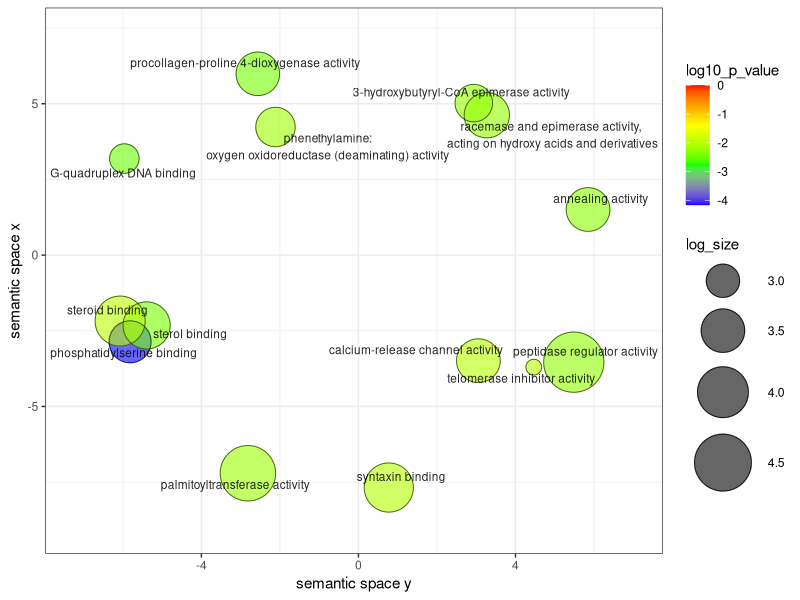
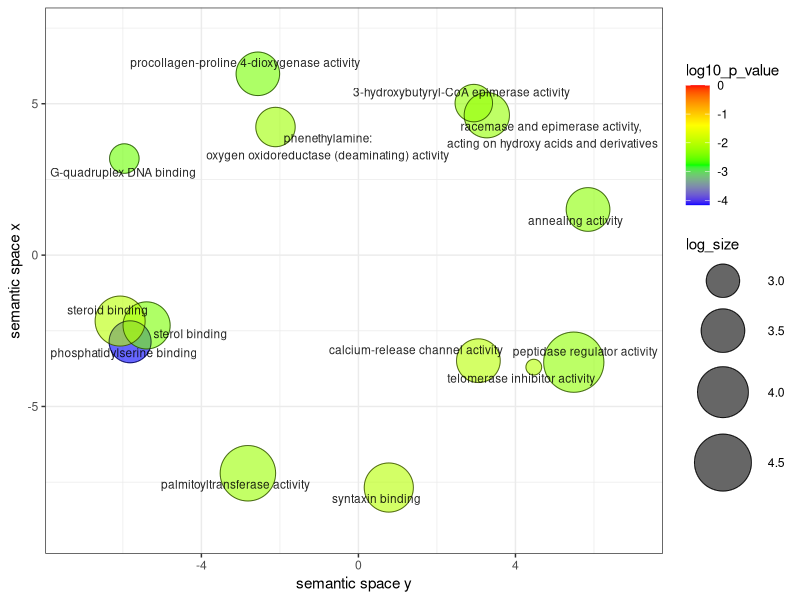

Recreate these plots in R, in order.
# A plotting R script produced by the Revigo server at http://revigo.irb.hr/
# If you found Revigo useful in your work, please cite the following reference:
# Supek F et al. "REVIGO summarizes and visualizes long lists of Gene Ontology
# terms" PLoS ONE 2011. doi:10.1371/journal.pone.0021800
# http://revigo.irb.hr/Results.aspx?jobid=1947760782
# --------------------------------------------------------------------------
# If you don't have the ggplot2 package installed, uncomment the following line:
# install.packages( "ggplot2" );
library( ggplot2 );
library(ggrepel)
# --------------------------------------------------------------------------
# If you don't have the scales package installed, uncomment the following line:
# install.packages( "scales" );
library( scales );

# --------------------------------------------------------------------------
# Here is your data from Revigo. Scroll down for plot configuration options.

revigo.names <- c("term_ID","description","frequency","plot_X","plot_Y","log_size","log10_p_value","uniqueness","dispensability");
revigo.data <- rbind(c("GO:0001786","phosphatidylserine binding",0.00880465933726002,-5.81632941078689,-2.86359707269451,3.40636983546927,-4.16399439370572,0.817091045115801,0),
c("GO:0004656","procollagen-proline 4-dioxygenase activity",0.0108572369064643,-2.56163646527288,5.98928546230546,3.49734438101758,-2.4497297226091,0.812187320908162,0),
c("GO:0061134","peptidase regulator activity",0.218115738629195,5.48570136507636,-3.53635316624251,4.8001807508985,-2.29762048435824,0.92847015876258,0),
c("GO:0016856","racemase and epimerase activity, \nacting on hydroxy acids and derivatives",0.0139050036001312,3.27067184783555,4.62124983246448,3.60476588470389,-2.26838709846644,0.921315248410953,0.01840088),
c("GO:0016409","palmitoyltransferase activity",0.080226756606423,-2.81520932645886,-7.20581588113295,4.36582480685936,-2.21470775133807,0.982273692422163,0.02069977),
c("GO:0051880","G-quadruplex DNA binding",0.00255017213143559,-5.9631271307723,3.18965733121455,2.86864443839483,-2.50731511268998,0.959256622302953,0.02729677),
c("GO:0019905","syntaxin binding",0.0254256999229039,0.773729277541532,-7.67749652043218,3.86681880292605,-2.02469622396295,0.979293013139269,0.03086034),
c("GO:0140666","annealing activity",0.0110887565986136,5.84896429381661,1.50730520753869,3.50650503240487,-2.32192504672345,0.957143875588585,0.1355803),
c("GO:0015278","calcium-release channel activity",0.0111129452231665,3.05575811008032,-3.48717770785629,3.50745106090197,-2.00490783539893,0.940628566788782,0.1566335),
c("GO:0052596","phenethylamine:\noxygen oxidoreductase (deaminating) activity",0.00639270791755535,-2.11258603936348,4.23165034308475,3.2674064187529,-2.18905263551172,0.734847259200927,0.19002786),
c("GO:0010521","telomerase inhibitor activity",0.00158953818490566,4.46722536040956,-3.70023760428496,2.66370092538965,-2.03600503698869,0.905359655916413,0.49907835),
c("GO:0032934","sterol binding",0.0183522550000738,-5.39574095269438,-2.32201395829522,3.72525806635996,-2.42429528820131,0.770030126945201,0.54847516),
c("GO:0005496","steroid binding",0.0293788122784084,-6.07006590290591,-2.17792652894657,3.92957217907655,-2.0004824103384,0.802150444115648,0.58796581),
c("GO:0008692","3-hydroxybutyryl-CoA epimerase activity",0.00513489944080392,2.93913414691007,5.02188385869009,3.17231096852195,-2.26838709846644,0.922042249462346,0.59340094));

one.data <- data.frame(revigo.data);
names(one.data) <- revigo.names;
one.data <- one.data [(one.data$plot_X != "null" & one.data$plot_Y != "null"), ];
one.data$plot_X <- as.numeric( as.character(one.data$plot_X) );
one.data$plot_Y <- as.numeric( as.character(one.data$plot_Y) );
one.data$log_size <- as.numeric( as.character(one.data$log_size) );
one.data$log10_p_value <- as.numeric( as.character(one.data$log10_p_value) );
one.data$frequency <- as.numeric( as.character(one.data$frequency) );
one.data$uniqueness <- as.numeric( as.character(one.data$uniqueness) );
one.data$dispensability <- as.numeric( as.character(one.data$dispensability) );
#head(one.data);


# --------------------------------------------------------------------------
# Names of the axes, sizes of the numbers and letters, names of the columns,
# etc. can be changed below

p1 <- ggplot( data = one.data );
p1 <- p1 + geom_point( aes( plot_X, plot_Y, colour = log10_p_value, size = log_size), alpha = I(0.6) ) + scale_size_area();
p1 <- p1 + scale_colour_gradientn( colours = c("blue", "green", "yellow", "red"), limits = c( min(one.data$log10_p_value), 0) );
p1 <- p1 + geom_point( aes(plot_X, plot_Y, size = log_size), shape = 21, fill = "transparent", colour = I (alpha ("black", 0.6) )) + scale_size_area();
p1 <- p1 + scale_size( range=c(5, 20)) + theme_bw(); # + scale_fill_gradientn(colours = heat_hcl(7), limits = c(-300, 0) );
ex <- one.data [ one.data$dispensability < 0.75, ];
p1 <- p1 + geom_text_repel( data = ex, aes(plot_X, plot_Y, label = description), colour = I(alpha("black", 0.85)), size = 3 );
p1 <- p1 + labs (y = "semantic space x", x = "semantic space y");
p1 <- p1 + theme(legend.key = element_blank()) ;
one.x_range = max(one.data$plot_X) - min(one.data$plot_X);
one.y_range = max(one.data$plot_Y) - min(one.data$plot_Y);
p1 <- p1 + xlim(min(one.data$plot_X)-one.x_range/10,max(one.data$plot_X)+one.x_range/10);
p1 <- p1 + ylim(min(one.data$plot_Y)-one.y_range/10,max(one.data$plot_Y)+one.y_range/10);


# --------------------------------------------------------------------------
# Output the plot to screen

p1;

# Uncomment the line below to also save the plot to a file.
# The file type depends on the extension (default=pdf).

# ggsave("/path_to_your_file/revigo-plot.pdf");
ggsave("figures/DMGs_MF_REVIGO.png", width=8, height=8, dpi=1200);
